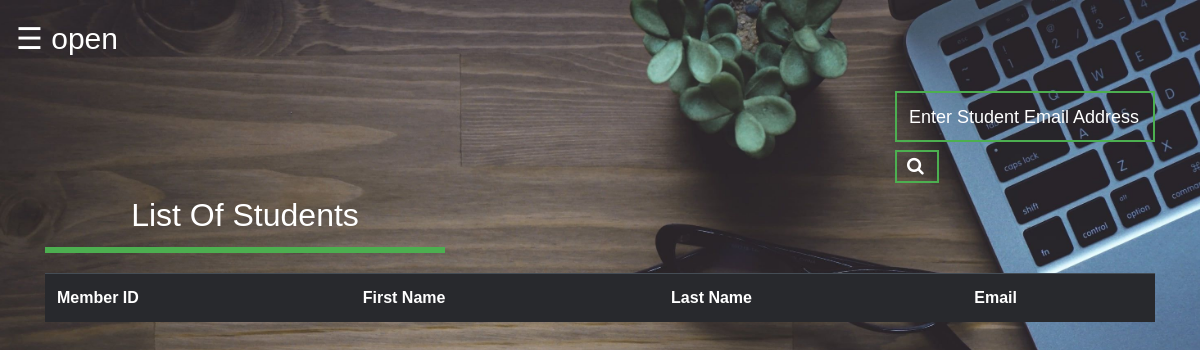
/newProject/student_details.php, run on an earlier commit of the app's database.
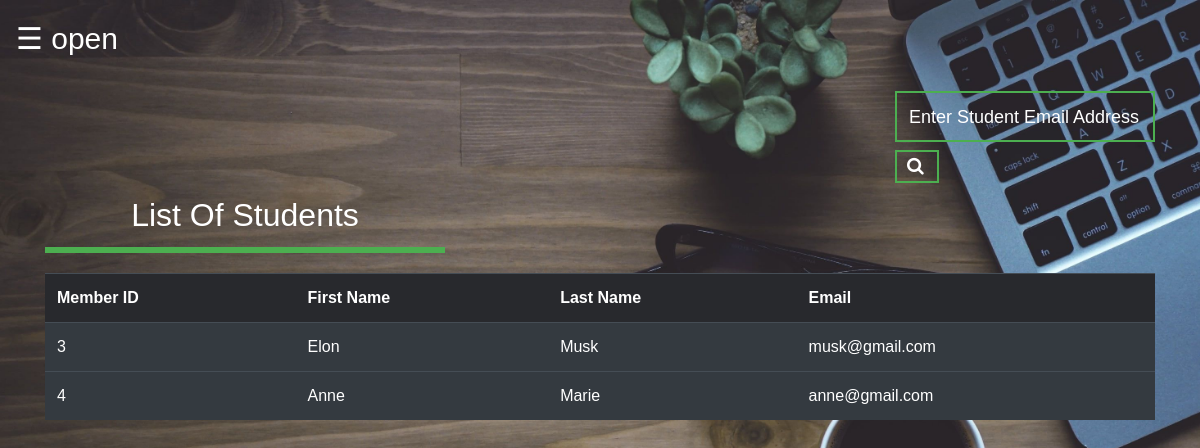
And on a later commit of the database.
### tables this page shows
CREATE TABLE `registration` (
  `mem_id` int(100) NOT NULL,
  `FirstName` varchar(100) NOT NULL,
  `LastName` varchar(100) NOT NULL,
  `Email` varchar(30) NOT NULL,
  `Password` varchar(50) NOT NULL,
  `status_id` int(1) NOT NULL
);

### newProject/student_details.php (the view, shortened to what this page needs)
<!DOCTYPE html>
<html>
<head>
<link rel="stylesheet" href="https://stackpath.bootstrapcdn.com/bootstrap/4.3.1/css/bootstrap.min.css">
	<link rel="stylesheet" type="text/css" href="theme.css">
</head>
<body>
<div id="main">
  <span style="color:#fff; font-size:30px;cursor:pointer" onclick="openNav()">&#9776; open</span>
<div class="container">
	<div style="padding-left: 850px; margin-top: 30px;">
		<form method="post" >
			<div style="width: 260px;" class="textbox1">
                <input  type="text" name="search" placeholder="Enter Student Email Address ">
            </div>
				<button  type="submit" name="submit" class="btn1"> <i class="fa fa-search" aria-hidden="true"></i>
				</button>
		</form>
	</div>
	<h2  align="center" style="color: #fff; border-bottom: 6px solid #4caf50; margin-bottom: 20px;  padding: 13px 0; width: 400px; ">List Of Students</h2>
	<?php
$dbcon=parse_ini_file("dbconfig.ini");
$server=$dbcon['server'];
$user=$dbcon['user'];
$pw=$dbcon['dbpass'];
$db=$dbcon['dbase'];
$conn=mysqli_connect($server,$user,$pw,$db);
		if(isset($_POST['submit']))
		{
			$q=mysqli_query($conn,"SELECT mem_id,FirstName,LastName,Email FROM `registration` WHERE  Email = '$_POST[search]' AND status_id='2' ");
			if(mysqli_num_rows($q)==0)
			{
				echo "Sorry! No student found with that username. Try searching again.";
			}
			else
			{
		echo "<table class='table table-dark table-hover' >";
			echo "<tr style='background-color:#28292d;'>";
			    echo "<th>"; echo "Member ID";  echo "</th>";
				echo "<th>"; echo "First Name";	echo "</th>";
				echo "<th>"; echo "Last Name";  echo "</th>";
				echo "<th>"; echo "Email";  echo "</th>";
			echo "</tr>";
			while($row=mysqli_fetch_assoc($q))
			{
				echo "<tr>";
				echo "<td>"; echo $row['mem_id']; echo "</td>";
				echo "<td>"; echo $row['FirstName']; echo "</td>";
				echo "<td>"; echo $row['LastName']; echo "</td>";
				echo "<td>"; echo $row['Email']; echo "</td>";
				echo "</tr>";
			}
		echo "</table>";
			}
		}
		else
		{
			$res=mysqli_query($conn,"SELECT mem_id,FirstName,LastName,Email FROM `registration` WHERE status_id='2' ");
		echo "<table class='table table-dark table-hover' >";
			echo "<tr style='background-color:#28292d;'>";
			    echo "<th>"; echo "Member ID";  echo "</th>";
				echo "<th>"; echo "First Name";	echo "</th>";
				echo "<th>"; echo "Last Name";  echo "</th>";
				echo "<th>"; echo "Email";  echo "</th>";
			echo "</tr>";
			while($row=mysqli_fetch_assoc($res))
			{
				echo "<tr>";
				echo "<td>"; echo $row['mem_id']; echo "</td>";
				echo "<td>"; echo $row['FirstName']; echo "</td>";
				echo "<td>"; echo $row['LastName']; echo "</td>";
				echo "<td>"; echo $row['Email']; echo "</td>";
				echo "</tr>";
			}
		echo "</table>";
		}
	?>
</div>
</body>
</html>

What changed in the data, as far as the page shows it:
now on this page (row edited): registration: mem_id "3", FirstName "Elon", LastName "Musk", Email "musk@gmail.com"
now on this page (row edited): registration: mem_id "4", FirstName "Anne", LastName "Marie", Email "anne@gmail.com"
